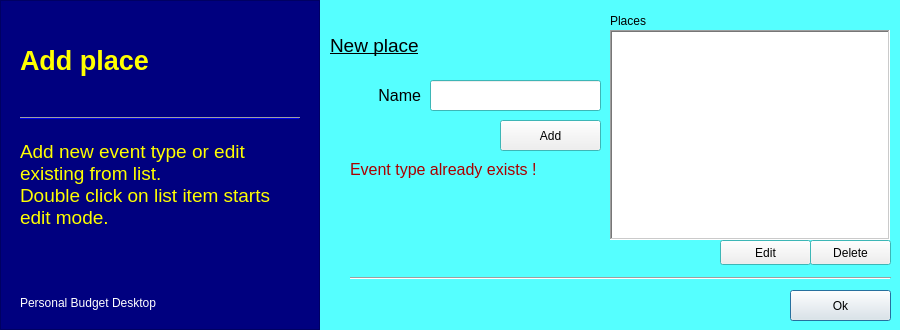
<?xml version="1.0" encoding="UTF-8"?>
<ui version="4.0">
 <class>Dialog</class>
 <widget class="QDialog" name="Dialog">
  <property name="geometry">
   <rect>
    <x>0</x>
    <y>0</y>
    <width>900</width>
    <height>330</height>
   </rect>
  </property>
  <property name="palette">
   <palette>
    <active>
     <colorrole role="Base">
      <brush brushstyle="SolidPattern">
       <color alpha="255">
        <red>255</red>
        <green>255</green>
        <blue>255</blue>
       </color>
      </brush>
     </colorrole>
     <colorrole role="Window">
      <brush brushstyle="SolidPattern">
       <color alpha="255">
        <red>85</red>
        <green>255</green>
        <blue>255</blue>
       </color>
      </brush>
     </colorrole>
    </active>
    <inactive>
     <colorrole role="Base">
      <brush brushstyle="SolidPattern">
       <color alpha="255">
        <red>255</red>
        <green>255</green>
        <blue>255</blue>
       </color>
      </brush>
     </colorrole>
     <colorrole role="Window">
      <brush brushstyle="SolidPattern">
       <color alpha="255">
        <red>85</red>
        <green>255</green>
        <blue>255</blue>
       </color>
      </brush>
     </colorrole>
    </inactive>
    <disabled>
     <colorrole role="Base">
      <brush brushstyle="SolidPattern">
       <color alpha="255">
        <red>85</red>
        <green>255</green>
        <blue>255</blue>
       </color>
      </brush>
     </colorrole>
     <colorrole role="Window">
      <brush brushstyle="SolidPattern">
       <color alpha="255">
        <red>85</red>
        <green>255</green>
        <blue>255</blue>
       </color>
      </brush>
     </colorrole>
    </disabled>
   </palette>
  </property>
  <property name="windowTitle">
   <string>Dialog</string>
  </property>
  <property name="windowIcon">
   <iconset>
    <normaloff>data/assets/main_add_event_type.png</normaloff>data/assets/main_add_event_type.png</iconset>
  </property>
  <property name="autoFillBackground">
   <bool>true</bool>
  </property>
  <property name="modal">
   <bool>true</bool>
  </property>
  <widget class="QFrame" name="frame">
   <property name="geometry">
    <rect>
     <x>0</x>
     <y>0</y>
     <width>320</width>
     <height>330</height>
    </rect>
   </property>
   <property name="palette">
    <palette>
     <active>
      <colorrole role="Base">
       <brush brushstyle="SolidPattern">
        <color alpha="255">
         <red>255</red>
         <green>255</green>
         <blue>255</blue>
        </color>
       </brush>
      </colorrole>
      <colorrole role="Window">
       <brush brushstyle="SolidPattern">
        <color alpha="255">
         <red>0</red>
         <green>0</green>
         <blue>127</blue>
        </color>
       </brush>
      </colorrole>
     </active>
     <inactive>
      <colorrole role="Base">
       <brush brushstyle="SolidPattern">
        <color alpha="255">
         <red>255</red>
         <green>255</green>
         <blue>255</blue>
        </color>
       </brush>
      </colorrole>
      <colorrole role="Window">
       <brush brushstyle="SolidPattern">
        <color alpha="255">
         <red>0</red>
         <green>0</green>
         <blue>127</blue>
        </color>
       </brush>
      </colorrole>
     </inactive>
     <disabled>
      <colorrole role="Base">
       <brush brushstyle="SolidPattern">
        <color alpha="255">
         <red>0</red>
         <green>0</green>
         <blue>127</blue>
        </color>
       </brush>
      </colorrole>
      <colorrole role="Window">
       <brush brushstyle="SolidPattern">
        <color alpha="255">
         <red>0</red>
         <green>0</green>
         <blue>127</blue>
        </color>
       </brush>
      </colorrole>
     </disabled>
    </palette>
   </property>
   <property name="autoFillBackground">
    <bool>true</bool>
   </property>
   <property name="frameShape">
    <enum>QFrame::StyledPanel</enum>
   </property>
   <property name="frameShadow">
    <enum>QFrame::Raised</enum>
   </property>
   <widget class="QLabel" name="lbl_caption">
    <property name="geometry">
     <rect>
      <x>20</x>
      <y>40</y>
      <width>291</width>
      <height>41</height>
     </rect>
    </property>
    <property name="palette">
     <palette>
      <active>
       <colorrole role="WindowText">
        <brush brushstyle="SolidPattern">
         <color alpha="255">
          <red>255</red>
          <green>255</green>
          <blue>0</blue>
         </color>
        </brush>
       </colorrole>
      </active>
      <inactive>
       <colorrole role="WindowText">
        <brush brushstyle="SolidPattern">
         <color alpha="255">
          <red>255</red>
          <green>255</green>
          <blue>0</blue>
         </color>
        </brush>
       </colorrole>
      </inactive>
      <disabled>
       <colorrole role="WindowText">
        <brush brushstyle="SolidPattern">
         <color alpha="255">
          <red>120</red>
          <green>120</green>
          <blue>120</blue>
         </color>
        </brush>
       </colorrole>
      </disabled>
     </palette>
    </property>
    <property name="font">
     <font>
      <family>Helvetica</family>
      <pointsize>20</pointsize>
      <weight>75</weight>
      <bold>true</bold>
      <underline>false</underline>
     </font>
    </property>
    <property name="text">
     <string>Add place</string>
    </property>
   </widget>
   <widget class="QLabel" name="lbl_help">
    <property name="geometry">
     <rect>
      <x>20</x>
      <y>140</y>
      <width>271</width>
      <height>151</height>
     </rect>
    </property>
    <property name="palette">
     <palette>
      <active>
       <colorrole role="WindowText">
        <brush brushstyle="SolidPattern">
         <color alpha="255">
          <red>255</red>
          <green>255</green>
          <blue>0</blue>
         </color>
        </brush>
       </colorrole>
      </active>
      <inactive>
       <colorrole role="WindowText">
        <brush brushstyle="SolidPattern">
         <color alpha="255">
          <red>255</red>
          <green>255</green>
          <blue>0</blue>
         </color>
        </brush>
       </colorrole>
      </inactive>
      <disabled>
       <colorrole role="WindowText">
        <brush brushstyle="SolidPattern">
         <color alpha="255">
          <red>120</red>
          <green>120</green>
          <blue>120</blue>
         </color>
        </brush>
       </colorrole>
      </disabled>
     </palette>
    </property>
    <property name="font">
     <font>
      <pointsize>14</pointsize>
      <underline>false</underline>
     </font>
    </property>
    <property name="text">
     <string>Add new event type or edit existing from list.
Double click on list item starts edit mode.</string>
    </property>
    <property name="alignment">
     <set>Qt::AlignLeading|Qt::AlignLeft|Qt::AlignTop</set>
    </property>
    <property name="wordWrap">
     <bool>true</bool>
    </property>
   </widget>
   <widget class="Line" name="line">
    <property name="geometry">
     <rect>
      <x>20</x>
      <y>110</y>
      <width>280</width>
      <height>16</height>
     </rect>
    </property>
    <property name="palette">
     <palette>
      <active>
       <colorrole role="Light">
        <brush brushstyle="SolidPattern">
         <color alpha="255">
          <red>0</red>
          <green>0</green>
          <blue>236</blue>
         </color>
        </brush>
       </colorrole>
      </active>
      <inactive>
       <colorrole role="Light">
        <brush brushstyle="SolidPattern">
         <color alpha="255">
          <red>0</red>
          <green>0</green>
          <blue>236</blue>
         </color>
        </brush>
       </colorrole>
      </inactive>
      <disabled>
       <colorrole role="Light">
        <brush brushstyle="SolidPattern">
         <color alpha="255">
          <red>0</red>
          <green>0</green>
          <blue>236</blue>
         </color>
        </brush>
       </colorrole>
      </disabled>
     </palette>
    </property>
    <property name="orientation">
     <enum>Qt::Horizontal</enum>
    </property>
   </widget>
   <widget class="QLabel" name="lbl_app">
    <property name="geometry">
     <rect>
      <x>20</x>
      <y>293</y>
      <width>291</width>
      <height>20</height>
     </rect>
    </property>
    <property name="palette">
     <palette>
      <active>
       <colorrole role="WindowText">
        <brush brushstyle="SolidPattern">
         <color alpha="255">
          <red>255</red>
          <green>255</green>
          <blue>255</blue>
         </color>
        </brush>
       </colorrole>
      </active>
      <inactive>
       <colorrole role="WindowText">
        <brush brushstyle="SolidPattern">
         <color alpha="255">
          <red>255</red>
          <green>255</green>
          <blue>255</blue>
         </color>
        </brush>
       </colorrole>
      </inactive>
      <disabled>
       <colorrole role="WindowText">
        <brush brushstyle="SolidPattern">
         <color alpha="255">
          <red>120</red>
          <green>120</green>
          <blue>120</blue>
         </color>
        </brush>
       </colorrole>
      </disabled>
     </palette>
    </property>
    <property name="text">
     <string>Personal Budget Desktop</string>
    </property>
   </widget>
  </widget>
  <widget class="QLabel" name="lbl_new_place">
   <property name="geometry">
    <rect>
     <x>330</x>
     <y>30</y>
     <width>271</width>
     <height>31</height>
    </rect>
   </property>
   <property name="font">
    <font>
     <pointsize>14</pointsize>
     <underline>true</underline>
    </font>
   </property>
   <property name="text">
    <string>New place</string>
   </property>
   <property name="alignment">
    <set>Qt::AlignLeading|Qt::AlignLeft|Qt::AlignVCenter</set>
   </property>
  </widget>
  <widget class="QLineEdit" name="txt_name">
   <property name="geometry">
    <rect>
     <x>430</x>
     <y>80</y>
     <width>171</width>
     <height>31</height>
    </rect>
   </property>
   <property name="font">
    <font>
     <pointsize>14</pointsize>
    </font>
   </property>
   <property name="text">
    <string/>
   </property>
  </widget>
  <widget class="QLabel" name="lbl_name">
   <property name="geometry">
    <rect>
     <x>320</x>
     <y>80</y>
     <width>101</width>
     <height>31</height>
    </rect>
   </property>
   <property name="font">
    <font>
     <pointsize>12</pointsize>
    </font>
   </property>
   <property name="text">
    <string>Name</string>
   </property>
   <property name="alignment">
    <set>Qt::AlignRight|Qt::AlignTrailing|Qt::AlignVCenter</set>
   </property>
  </widget>
  <widget class="QPushButton" name="btn_ok">
   <property name="geometry">
    <rect>
     <x>790</x>
     <y>290</y>
     <width>101</width>
     <height>31</height>
    </rect>
   </property>
   <property name="text">
    <string>Ok</string>
   </property>
   <property name="icon">
    <iconset>
     <normaloff>data/assets/ok.png</normaloff>data/assets/ok.png</iconset>
   </property>
  </widget>
  <widget class="QListWidget" name="lst_place">
   <property name="geometry">
    <rect>
     <x>610</x>
     <y>30</y>
     <width>280</width>
     <height>210</height>
    </rect>
   </property>
   <property name="font">
    <font>
     <pointsize>10</pointsize>
    </font>
   </property>
   <property name="frameShape">
    <enum>QFrame::WinPanel</enum>
   </property>
   <property name="editTriggers">
    <set>QAbstractItemView::DoubleClicked</set>
   </property>
  </widget>
  <widget class="QLabel" name="lbl_places">
   <property name="geometry">
    <rect>
     <x>610</x>
     <y>10</y>
     <width>271</width>
     <height>21</height>
    </rect>
   </property>
   <property name="text">
    <string>Places</string>
   </property>
  </widget>
  <widget class="QPushButton" name="btn_add">
   <property name="geometry">
    <rect>
     <x>500</x>
     <y>120</y>
     <width>101</width>
     <height>31</height>
    </rect>
   </property>
   <property name="text">
    <string>Add</string>
   </property>
   <property name="icon">
    <iconset>
     <normaloff>data/assets/ok.png</normaloff>data/assets/ok.png</iconset>
   </property>
  </widget>
  <widget class="QLabel" name="lbl_warrning">
   <property name="geometry">
    <rect>
     <x>350</x>
     <y>160</y>
     <width>251</width>
     <height>111</height>
    </rect>
   </property>
   <property name="palette">
    <palette>
     <active>
      <colorrole role="WindowText">
       <brush brushstyle="SolidPattern">
        <color alpha="255">
         <red>170</red>
         <green>0</green>
         <blue>0</blue>
        </color>
       </brush>
      </colorrole>
     </active>
     <inactive>
      <colorrole role="WindowText">
       <brush brushstyle="SolidPattern">
        <color alpha="255">
         <red>170</red>
         <green>0</green>
         <blue>0</blue>
        </color>
       </brush>
      </colorrole>
     </inactive>
     <disabled>
      <colorrole role="WindowText">
       <brush brushstyle="SolidPattern">
        <color alpha="255">
         <red>120</red>
         <green>120</green>
         <blue>120</blue>
        </color>
       </brush>
      </colorrole>
     </disabled>
    </palette>
   </property>
   <property name="font">
    <font>
     <pointsize>12</pointsize>
     <weight>50</weight>
     <bold>false</bold>
    </font>
   </property>
   <property name="text">
    <string>Event type already exists !</string>
   </property>
   <property name="alignment">
    <set>Qt::AlignLeading|Qt::AlignLeft|Qt::AlignTop</set>
   </property>
   <property name="wordWrap">
    <bool>true</bool>
   </property>
  </widget>
  <widget class="QPushButton" name="btn_delete">
   <property name="geometry">
    <rect>
     <x>810</x>
     <y>240</y>
     <width>81</width>
     <height>25</height>
    </rect>
   </property>
   <property name="text">
    <string>Delete</string>
   </property>
   <property name="icon">
    <iconset>
     <normaloff>data/assets/trash.png</normaloff>data/assets/trash.png</iconset>
   </property>
  </widget>
  <widget class="QPushButton" name="btn_edit">
   <property name="geometry">
    <rect>
     <x>720</x>
     <y>240</y>
     <width>91</width>
     <height>25</height>
    </rect>
   </property>
   <property name="text">
    <string>Edit</string>
   </property>
   <property name="icon">
    <iconset>
     <normaloff>data/assets/edit.png</normaloff>data/assets/edit.png</iconset>
   </property>
  </widget>
  <widget class="Line" name="line_2">
   <property name="geometry">
    <rect>
     <x>350</x>
     <y>270</y>
     <width>541</width>
     <height>16</height>
    </rect>
   </property>
   <property name="orientation">
    <enum>Qt::Horizontal</enum>
   </property>
  </widget>
 </widget>
 <resources/>
 <connections>
  <connection>
   <sender>txt_name</sender>
   <signal>returnPressed()</signal>
   <receiver>btn_add</receiver>
   <slot>setFocus()</slot>
   <hints>
    <hint type="sourcelabel">
     <x>515</x>
     <y>95</y>
    </hint>
    <hint type="destinationlabel">
     <x>550</x>
     <y>135</y>
    </hint>
   </hints>
  </connection>
 </connections>
</ui>
